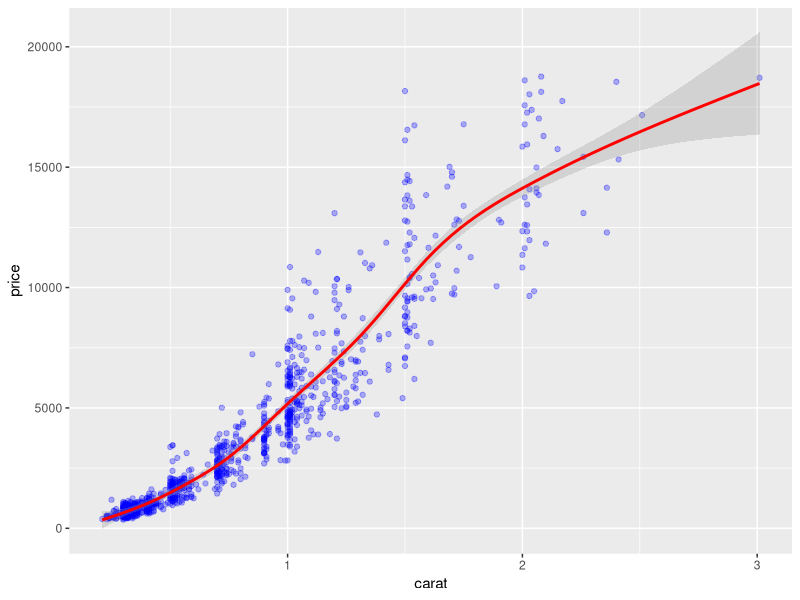

This chart was generated by the following R code:
# Exercise 1: ggplot2 basics

# Install and load the `ggplot2` package
# You will also want to load `dplyr`
# install.packages("ggplot2")
library("ggplot2")
library("dplyr")

# For this exercise you'll be working with the `diamonds` data set included in 
# the ggplot2 library
# Use `?diamonds` to get more information about this data set (including the 
# column descriptions. Also check the _column names_ and the _number of rows_ 
# in the data set

 ?diamonds
# View(diamonds)

# This data set has A LOT of rows. To make things a bit more readable, 
# use dplyr's `sample_n()` function to get a random 1000 rows from the data set
# Store this sample in a variable `diamonds_sample`
diamonds_sample <- sample_n(diamonds, 1000)

# Start by making a new `ggplot` with the `diamonds_sample` as the data (no 
# geometry yet)
# What do you see? (What did you expect?)
no_geom <- ggplot(data = diamonds_sample)
# print(no_geom)
# The plot shows nothing, I didn't expect it to because I haven't given R a way
# to plot any data.

# Draw a scatter plot (with point geometry) with for the `diamonds_sample` set, 
# with the `carat` mapped to the x-position and `price` mapped to the y-position.
carat_price <- ggplot(data = diamonds_sample) +
  geom_point(mapping = aes(x = carat, y = price))
# print(carat_price)

# Draw the same plot as above, but color each of the points based on their 
# clarity.
carat_price_color <- ggplot(data = diamonds_sample) +
  geom_point(mapping = aes(x = carat, y = price, color = clarity))
# print(carat_price_color)

# Draw the same plot as above, but for the entire `diamonds` data set. Note this
# may take a few seconds to generate.
full_carat_price_color <- ggplot(data = diamonds) +
  geom_point(mapping = aes(x = carat, y = price, color = clarity))
# print(full_carat_price_color)

# Draw another scatter plot for `diamonds_sample` of price (y) by carat (x),
# but with all of the dots colored "blue".
# Hint: you'll need to set the color channel, not map a value to it!
carat_price_blue <- ggplot(data = diamonds_sample) +
  geom_point(
  mapping = aes(x = carat, y = price, color = clarity),
  color = "blue",
  alpha = .3
)
# print(carat_price_blue)

# Draw a scatter plot for `diamonds_sample` of `price` by `carat`, where each
# point has an aesthetic _shape_ based on the diamond's `cut`.
carat_price_cut <- ggplot(diamonds_sample) +
  geom_point(
    mapping = aes(x = carat, y = price, shape = factor(cut))
  )

# print(carat_price_cut)

# Draw a scatter plot for `diamonds_sample` of *`cut`* by `carat`, where each
# point has an aesthetic _size_ based on the diamond's *`price`*
cut_carat_price <- ggplot(diamonds_sample) +
  geom_point(
    mapping = aes(x = cut, y = carat, size = price)
  )

# print(cut_carat_price)

# Try coloring the above plot based on the diamond's price!
cut_carat_price2 <- ggplot(diamonds_sample) +
  geom_point(
    mapping = aes(x = cut, y = carat, size = price, color = price)
  )

# print(cut_carat_price2)

# Draw a line plot (with line geometry) for `diamonds_sample`. The x-position 
# should be mapped to carat, y-position to price, and color to cut.
diamond_line <- ggplot(diamonds_sample) +
  geom_line(
    mapping = aes(x = carat, y = price, color = cut)
  )
# print(diamond_line)
  
# That's kind of messy. Try using `smooth` geometry instead.
diamond_line_smooth <- ggplot(diamonds_sample) +
  geom_smooth(
    mapping = aes(x = carat, y = price, color = cut)
  )
# print(diamond_line_smooth)

# Draw a plot with column geometry (a bar chart), mapping the diamond's `cut` to 
# the x-axis and `price` to the y-axis. Note that by default, column geometry 
# will us the "sum" of all of the y-values, so that the chart is actually of the
# TOTAL value of all of the diamonds of that cut!
cut_bar_price <- ggplot(diamonds_sample) +
  geom_col(
    mapping = aes(x = cut, y = price)
  )
# print(cut_bar_price)

# Add an aesthetic property that will _fill_ each bar geometry based on the 
# `clarity` of the diamonds. 
# What kind of chart do you get?
diam_clar_bar <- ggplot(diamonds_sample) +
  geom_col(
    mapping = aes(x = cut, y = price, color = clarity)
  )
# print(diam_clar_bar)

# Draw a plot of the `diamonds_sample` data (price by carat), with both points 
# for each diamond AND smoothed lines for each cut (hint: in a separate color)
# Give the points an `alpha` (transparency) of 0.3 to make the plot look nicer
price_by_carat <- ggplot(diamonds_sample) +
  geom_point(
    mapping = aes(x = carat, y = price),
    color = "blue",
    alpha = .3
  ) +
  geom_smooth(mapping = aes(x = carat, y = price),
              color = "red",
              alpha = .3)
print(price_by_carat)

## Bonus
# Draw a column chart of average diamond prices by clarity, and include 
# "error bars" marking the standard error of each measurement.
#
# You can calculate standard error as the _standard deviation_ divided by the 
# square root of the number of measurements (prices)

# Start by creating a data frame `clarity_summary` that includes summarized data 
# for each clarity group. Your summary data should include the mean price and the
# standard error of the price.


# Then draw the plot. The error bars should stretch from the mean-error to the 
# mean+error.

